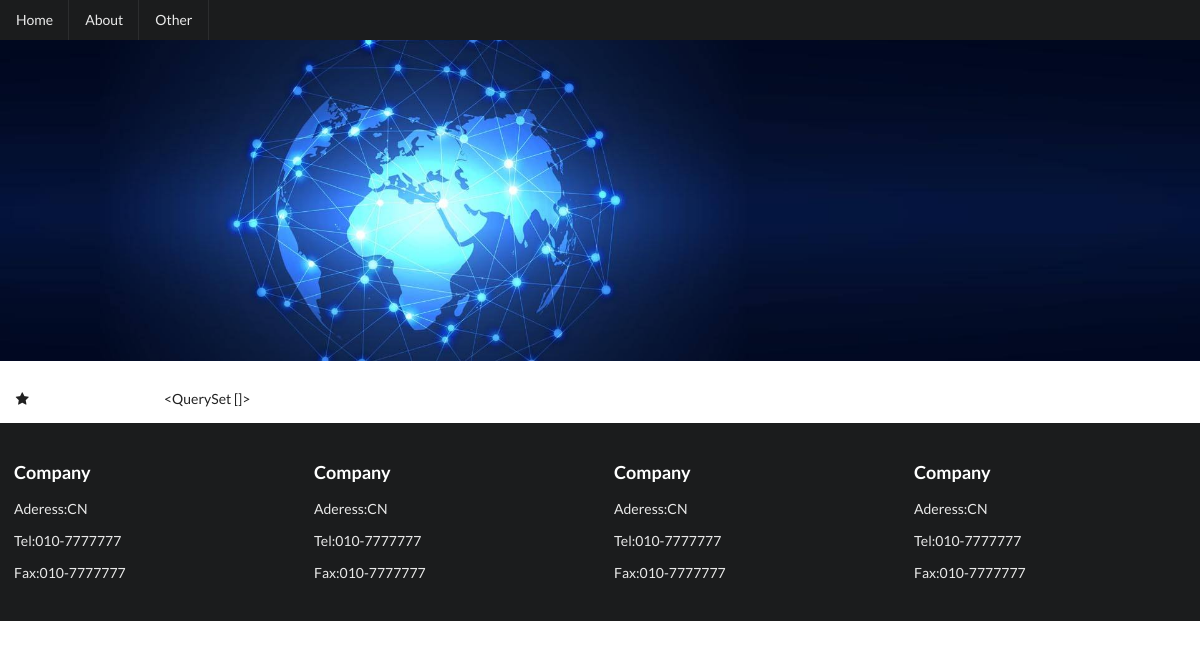
Before: /index/ with the older database file.
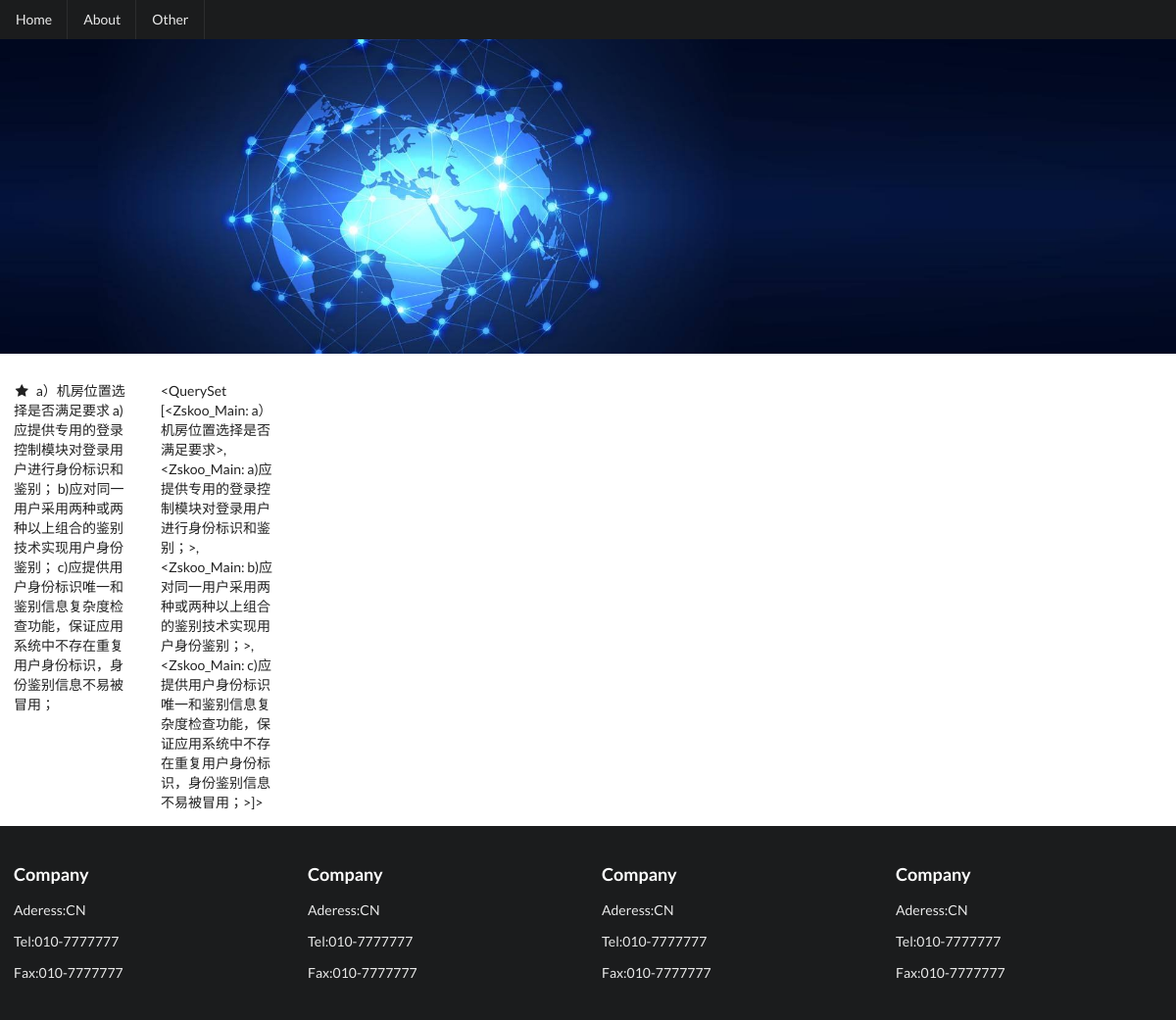
After: the same page with the newer database file.
### Mainapp/models.py (models this page shows)
class Zskoo_Main(models.Model):
    zskoo_kind = models.ForeignKey(Zskoo_Kind, on_delete=models.CASCADE, null=True)    # 安全类   外键表在下面需要加上单引号
    ctrl_point_id = models.ForeignKey(Zskoo_Ctrl_Point, on_delete=models.CASCADE, null=True)   # 控制点
    ctrl_object = models.TextField(default='null')   # 控制项
    industry = models.CharField(max_length=100, default='null')   # 行业分类
    S = models.CharField(max_length=20)
    A = models.CharField(max_length=20)
    G = models.CharField(max_length=20)
    def __str__(self):
        return self.ctrl_object

### Mainapp/views.py (the view)
# urls.py: url(r'^index/', main),
def main(request):
    main_data = Zskoo_Main.objects.all()
    return render(request, 'index.html', {'main_data': main_data})

### Templates/index.html (shortened to what this page needs)
<!DOCTYPE html>
<html>
  <head>
    {% load static %}
    <link rel="stylesheet" type="text/css" href="{% static "js/Semantic/semantic.min.css" %}">
  </head>
  <body>
    <div class="ui fixed inverted menu">
        <a class="item" href="#">Home</a>
        <a class="item" href="#">About</a>
        <a class="item" href="#">Other</a>
    </div>
    <div class="ui vertical basic segment">
      <div class="ui image">
        {% load static %}
        <img src="{% static "Images/titleup.jpg" %}" alt="">
      </div>
    </div>
    <div class="ui grid veay padded">
      <div class="two wide column">
          <i class="icon star"></i>
          {% for kind_one in main_data %}
            {{ kind_one }}
          {% endfor %}
      </div>
      <div class="two wide column">
          {{ main_data }}
      </div>
      <div class="five wide column">
      </div>
      <div class="five wide column">
      </div>
      <div class="two wide column">
      </div>
    </div>
    <div class="ui vertical inverted segment">
      <div class="ui grid very padded">
        <div class="four wide column">
          <div class="ui vertical inverted text menu">
            <div class="item">
              <h3 class="ui inverted header">
                  Company
              </h3>
            </div>
            <div class="item">
              Aderess:CN
            </div>
            <div class="item">
              Tel:010-7777777
            </div><div class="item">
              Fax:010-7777777
            </div>
          </div>
        </div>
        <div class="four wide column">
          <div class="ui vertical inverted text menu">
            <div class="item">
              <h3 class="ui inverted header">
                Company
              </h3>
            </div>
            <div class="item">
              Aderess:CN
            </div>
            <div class="item">
              Tel:010-7777777
            </div><div class="item">
              Fax:010-7777777
            </div>
          </div>
        </div>
        <div class="four wide column">
          <div class="ui vertical inverted text menu">
            <div class="item">
              <h3 class="ui inverted header">
                Company
              </h3>
            </div>
            <div class="item">
              Aderess:CN
            </div>
            <div class="item">
              Tel:010-7777777
            </div><div class="item">
              Fax:010-7777777
            </div>
          </div>
        </div>
        <div class="four wide column">
          <div class="ui vertical inverted text menu">
            <div class="item">
              <h3 class="ui inverted header">
                Company
              </h3>
            </div>
            <div class="item">
              Aderess:CN
            </div>
            <div class="item">
              Tel:010-7777777
            </div><div class="item">
              Fax:010-7777777
            </div>
          </div>
        </div>
      </div>
    </div>
  </body>
</html>

Changed rows visible on the page:
added Zskoo_Main: ctrl_object "a）机房位置选择是否满足要求", ctrl_object.ctrl_object "<QuerySet [<Zskoo_Main: a）机房位置选择是否满足要求>, <Zskoo_Main: a)应提供专用的登录控制模块对登录用户进行身份标识和鉴别；>, <Zskoo_Main: b)应对同一用户采用两种或两种以上组合的鉴别技术实现用户身份鉴别；>, <Zskoo_Main: c)应提供用户身份标识唯一和鉴别信息复杂度检查功能，保证应用系统中不存在重复用户身份标识，身份鉴别信息不易被冒用；>]>"
added Zskoo_Main: ctrl_object "a)应提供专用的登录控制模块对登录用户进行身份标识和鉴别；"
added Zskoo_Main: ctrl_object "b)应对同一用户采用两种或两种以上组合的鉴别技术实现用户身份鉴别；"
added Zskoo_Main: ctrl_object "c)应提供用户身份标识唯一和鉴别信息复杂度检查功能，保证应用系统中不存在重复用户身份标识，身份鉴别信息不易被冒用；"
Other visible differences:
{{ main_data }}: "<QuerySet []>" → (not shown)
